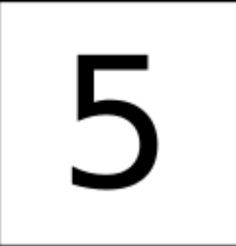
#> input picture sudokuRecognizer/test.png, 236 x 246 px
$ python digit_recognition_model.py
#> lines starting #> are read from the running program, lines starting #| are printed output that depends on the picture; after the words box and inside, x2 and y2 are one past the last pixel; in counts of white or black regions, pixels touching at a corner belong together
""" This module will retrieve image of one square of the sudoku board to one digit """

from dataclasses import dataclass
from PIL import Image
import easyocr
import cv2
import numpy as np
import imutils
from skimage.segmentation import clear_border

digit = int
image = cv2.imread("test.png")
#> image is the input picture: shape (246, 236, 3); min 0, max 255, mean 230.5
image = cv2.cvtColor(image, cv2.COLOR_RGB2GRAY)
#> image: shape (246, 236)

def image_to_text(cell: Image, debug=False) -> digit:
    """
    takes the image and converts it to a digit

    Args
        Image

    Returns
        int

    """
#> called with debug = True
    # TODO
    # Step 1
    # if a digit excist in cell, OCR it
    #if digit excist
        #extract image

    # apply automatic thresholding to the cell and then clear any
	# connected borders that touch the border of the cell
    thresh = cv2.threshold(cell, 0, 255,
		cv2.THRESH_BINARY_INV | cv2.THRESH_OTSU)[1]
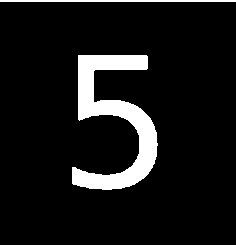
#> thresh: shape (246, 236); 9.4% white; 3 white regions, box (x1, y1, x2, y2) and area: (72, 55, 158, 190) 4748, (0, 0, 236, 2) 472, (0, 245, 236, 246) 236
    thresh = clear_border(thresh)
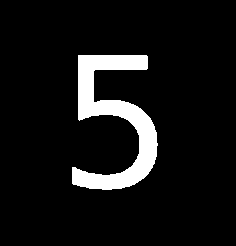
#> thresh: shape (246, 236); 8.2% white; 1 white region
	# check to see if we are visualizing the cell thresholding step
    if debug:
        cv2.imshow("Cell Thresh", thresh)
        cv2.waitKey(0)

    # find contours in the thresholded cell
    cnts = cv2.findContours(thresh.copy(), cv2.RETR_EXTERNAL,cv2.CHAIN_APPROX_SIMPLE)
#> cnts = 1 contour; box (x1, y1, x2, y2) and area: (72, 55, 158, 190) 4453
    cnts = imutils.grab_contours(cnts)

    # if no contours were found than this is an empty cell
    if len(cnts) == 0:
        return 0

    # otherwise, find the largest contour in the cell and create a
	# mask for the contour
    c = max(cnts, key=cv2.contourArea)
#> c = contour of 153 points, box (x1, y1, x2, y2) (72, 55, 158, 190), area 4453
    mask = np.zeros(thresh.shape, dtype="uint8")
    cv2.drawContours(mask, [c], -1, 255, -1)

    # compute the percentage of masked pixels relative to the total
	# area of the image
    (h, w) = thresh.shape
#> h = 246; w = 236
    percentFilled = cv2.countNonZero(mask) / float(w * h)
#> percentFilled = 0.0818

    # if less than 3% of the mask is filled then we are looking at
	# noise and can safely ignore the contour
    if percentFilled < 0.03:
        return 0

	# apply the mask to the thresholded cell
    digit = cv2.bitwise_and(thresh, thresh, mask=mask)
	# check to see if we should visualize the masking step

    if debug:
        cv2.imshow("Digit", digit)
        cv2.waitKey(0)

	# return the digit to the calling function
    return digit

    # [8 lines of commented-out code are left out]


print(image_to_text(image, True))
#> (printed output is left out)


#extract image
